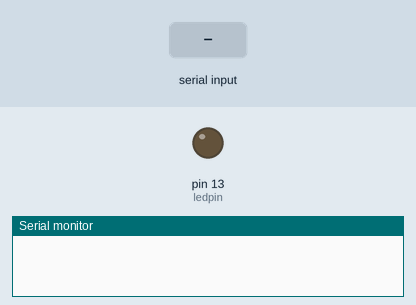
Bench run of a sketch on a simulated Arduino Uno, built with avr-gcc and run on an emulated ATmega328P. Parts: output pins drawn as LEDs (lit = HIGH), the last lines printed to the serial monitor. Inputs (shaded band) come from the test bench.

Above: at 1.2 s.
1.3 s: "ON\n" received over Serial
At 2.0 s:
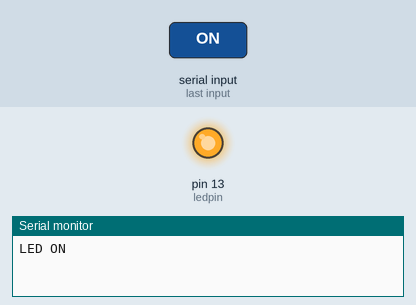
2.8 s: "OFF\n" received over Serial
At 3.2 s:
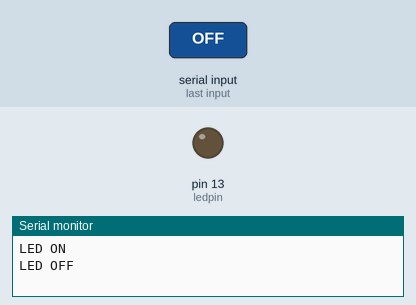
Timing chart, 0 to 5.8 s (numbered marks = the images above; inputs shaded):
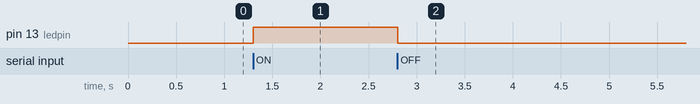

Measured:
- after the input at 1.3 s, pin 13 (ledpin): LOW → HIGH at once
- after the input at 2.8 s, pin 13 (ledpin): HIGH → LOW at once

The sketch:

dieuKhienLedBangMayTinh.ino
```cpp
int ledpin = 13;
void setup() {
  Serial.begin(9600);
  pinMode(ledpin, OUTPUT);
}

void loop() {
  if (Serial.available() > 0) {
    String command = Serial.readStringUntil('\n'); // Đọc cả chuỗi đến khi xuống dòng
    command.toUpperCase();
    if (command == "ON") {
      digitalWrite(ledpin, HIGH);
      Serial.println("LED ON");
    }
    else if (command == "OFF") {
      digitalWrite(ledpin, LOW);
      Serial.println("LED OFF");
    }
  }
}
```
